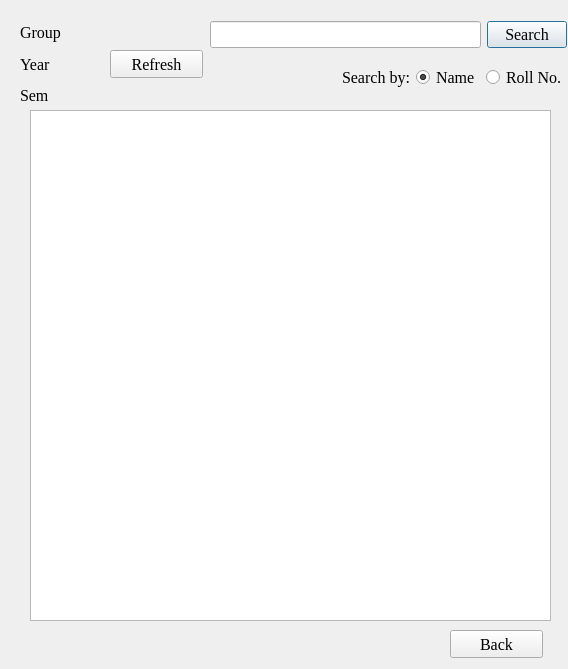
<?xml version="1.0" encoding="UTF-8"?>
<ui version="4.0">
 <class>insideHist</class>
 <widget class="QDialog" name="insideHist">
  <property name="geometry">
   <rect>
    <x>0</x>
    <y>0</y>
    <width>568</width>
    <height>669</height>
   </rect>
  </property>
  <property name="font">
   <font>
    <family>Georgia</family>
    <pointsize>12</pointsize>
   </font>
  </property>
  <property name="windowTitle">
   <string>History</string>
  </property>
  <widget class="QTableView" name="tableView">
   <property name="geometry">
    <rect>
     <x>30</x>
     <y>110</y>
     <width>521</width>
     <height>511</height>
    </rect>
   </property>
  </widget>
  <widget class="QWidget" name="layoutWidget">
   <property name="geometry">
    <rect>
     <x>210</x>
     <y>10</y>
     <width>357</width>
     <height>91</height>
    </rect>
   </property>
   <layout class="QVBoxLayout" name="SLPRLayout">
    <item>
     <layout class="QHBoxLayout" name="SLELayout">
      <item>
       <widget class="QLineEdit" name="search_edit"/>
      </item>
      <item>
       <widget class="QPushButton" name="search">
        <property name="text">
         <string>Search</string>
        </property>
       </widget>
      </item>
     </layout>
    </item>
    <item>
     <layout class="QHBoxLayout" name="SRBSLayout">
      <item>
       <spacer name="SRbSpacer">
        <property name="orientation">
         <enum>Qt::Horizontal</enum>
        </property>
        <property name="sizeHint" stdset="0">
         <size>
          <width>40</width>
          <height>20</height>
         </size>
        </property>
       </spacer>
      </item>
      <item>
       <widget class="QLabel" name="label">
        <property name="text">
         <string>Search by:</string>
        </property>
       </widget>
      </item>
      <item>
       <widget class="QRadioButton" name="RName">
        <property name="text">
         <string>Name</string>
        </property>
        <property name="checked">
         <bool>true</bool>
        </property>
       </widget>
      </item>
      <item>
       <widget class="QRadioButton" name="RRoll">
        <property name="text">
         <string>Roll No.</string>
        </property>
       </widget>
      </item>
     </layout>
    </item>
   </layout>
  </widget>
  <widget class="QWidget" name="layoutWidget">
   <property name="geometry">
    <rect>
     <x>20</x>
     <y>20</y>
     <width>90</width>
     <height>88</height>
    </rect>
   </property>
   <layout class="QVBoxLayout" name="SHGTLayout">
    <item>
     <widget class="QLabel" name="HGroup">
      <property name="text">
       <string>Group</string>
      </property>
     </widget>
    </item>
    <item>
     <widget class="QLabel" name="HYear">
      <property name="text">
       <string>Year</string>
      </property>
     </widget>
    </item>
    <item>
     <widget class="QLabel" name="HSem">
      <property name="text">
       <string>Sem</string>
      </property>
     </widget>
    </item>
   </layout>
  </widget>
  <widget class="QPushButton" name="BackIH">
   <property name="geometry">
    <rect>
     <x>450</x>
     <y>630</y>
     <width>93</width>
     <height>28</height>
    </rect>
   </property>
   <property name="text">
    <string>Back</string>
   </property>
  </widget>
  <widget class="QPushButton" name="refreshH">
   <property name="geometry">
    <rect>
     <x>110</x>
     <y>50</y>
     <width>93</width>
     <height>28</height>
    </rect>
   </property>
   <property name="text">
    <string>Refresh</string>
   </property>
  </widget>
 </widget>
 <tabstops>
  <tabstop>search_edit</tabstop>
  <tabstop>search</tabstop>
  <tabstop>RName</tabstop>
  <tabstop>RRoll</tabstop>
  <tabstop>BackIH</tabstop>
  <tabstop>tableView</tabstop>
 </tabstops>
 <resources/>
 <connections/>
</ui>
